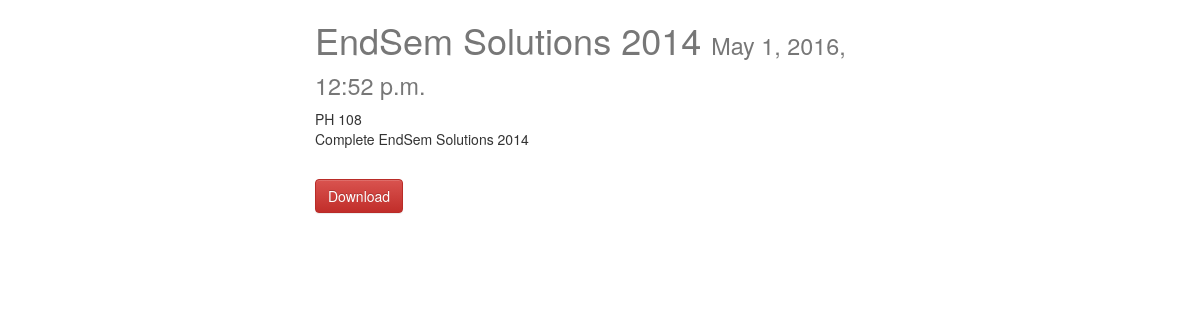
Page /detail/5/ on the committed database.
### resources/models.py (models this page shows, shortened)
class resource(models.Model):
	title = models.CharField(max_length = 255)
	description = models.TextField()
	timestamp = models.DateTimeField(auto_now = False, auto_now_add = True)
	updated = models.DateTimeField(auto_now = True, auto_now_add = False)
	RESOURCE_TYPE = (
	    ('L', 'Lectures'),
	    ('Q', 'Quizzes'),
	    ('T', 'Tutorials'),
	    ('E', 'Endsem'),
	)
	resource_type = models.CharField(max_length=30,
                  choices=RESOURCE_TYPE,
                  default="L")
	course_name = models.ForeignKey(
		'course',
		on_delete=models.CASCADE,
	)
	upload = models.FileField(upload_to = '%s/media/' %settings.BASE_DIR)

class course(models.Model):
	course_name = models.CharField(max_length = 255)
	course_description = models.TextField()
	course_id = models.IntegerField()
	def __unicode__(self):
		return self.course_name

### resources/views.py (the view)
# urls.py: url(r'^detail/(?P<id>\d+)/$', resource_detail, name ='detail'),
def resource_detail(request, id=None):
	instance = get_object_or_404(resource, id = id)
	context = {
		"title": instance.title,
		"instance": instance,
	}
	return render(request, "resource_detail.html", context)

### templates/resource_detail.html (shortened to what this page needs)
{% extends "base.html" %}
{% block content %}
	<div class="col-sm-6 col-sm-offset-3">
		<h1>{{ title }} <small>{{ instance.timestamp }}</small></h1>
		{{ instance.course_name }}
		{{ instance.description|linebreaks }} <br/>
		<a href="{% url 'download' id=instance.id %}" class="btn btn-danger" role="button">Download</a><br/>
	</div>
{% endblock content %}

### static/css/base.css (style rules this page uses)
h1 { color: #777777 }

### rows in the picture
resource: title "EndSem Solutions 2014", timestamp "May 1, 2016, 12:52 p.m.", course_name "PH 108", description "Complete EndSem Solutions 2014"
